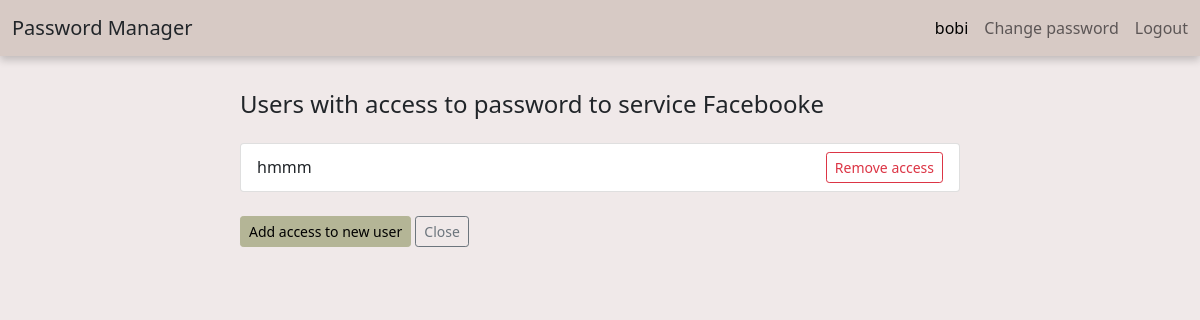
The page /services/1/permissions (signed in) on the database its author committed.
### app/models.py (models this page shows, shortened)
class User(db.Model, UserMixin):
    id = db.Column(db.Integer(), primary_key=True)
    username = db.Column(db.String(length=30), nullable=False, unique=True)
    email_address = db.Column(db.String(length=100), nullable=False, unique=True)
    password_hash = db.Column(db.String(length=60), nullable=False)
    services = db.relationship('UserService', backref='user', lazy=True)
    admin_services = db.relationship('Service', backref='admin', lazy=True)
    @property
    def password(self):
        return self.password_hash

class Service(db.Model):
    id = db.Column(db.Integer(), primary_key=True)
    name = db.Column(db.String(length=50), nullable=False)
    link = db.Column(db.String(length=100))
    status = db.Column(db.String(length=20), nullable=False)
    encrypted_password = db.Column(db.String(length=100), nullable=False)
    password_iv = db.Column(db.String(length=100), nullable=False)
    users = db.relationship('UserService', backref='service', lazy=True)
    admin_id = db.Column(db.Integer(), db.ForeignKey('user.id'), nullable=False)
    show_password = "fake"

class UserService(db.Model):
    user_id = db.Column(db.Integer(), db.ForeignKey('user.id'), primary_key=True)
    service_id = db.Column(db.Integer(), db.ForeignKey('service.id'), primary_key=True)

### app/routes.py (the view)
@app.route('/services/<int:service_id>/permissions')
@login_required
def permissions_page(service_id):
    service = Service.query.get(service_id)
    if not check_service(service):
        return redirect(url_for('home_page'))
    return render_template('permissions.html', service=service)

### app/models.py (called while the page is built)
@login_manager.user_loader
def load_user(user_id):
    return User.query.get(int(user_id))

### app/routes.py (called while the page is built)
def check_service(service):
    if not service:
        flash('Service does not exist!', category='danger')
        return False
    if service.admin_id != current_user.id:
        flash('Access denied!', category='danger')
        return False
    return True

@app.context_processor
def example():
    def get_sth(sid):
        service = Service.query.get(sid)
        return service.encrypted_password
    return dict(myf=get_sth)

### app/templates/permissions.html (shortened to what this page needs)
{% extends 'base.html' %}
{% block content %}
<div class="permissions-container">
    <h1 class="h4 mb-4">Users with access to password to service {{ service.name }}</h1>
    <ul class="list-group mb-4">
        {% for us in service.users %}
        <li class="list-group-item d-flex justify-content-between align-items-center">
            {{ us.user.username }}
            <form action="{{ url_for('delete_permission', user_id=us.user.id, service_id=service.id) }}" method="POST">
                <input type="submit" class="btn btn-sm btn-outline-danger bg-cancel" value="Remove access">
            </form>
        </li>
        {% endfor %}
    </ul>
    <a class='btn btn-primary btn-sm bg-confirm' href="{{ url_for('add_permission', service_id=service.id) }}"
       role="button">
        Add access to new user
    </a>
    <a class="btn btn-outline-secondary btn-sm bg-cancel" href="{{ url_for('home_page') }}" role="button">Close</a>
</div>
{%  endblock %}

### app/templates/base.html (shortened to what this page needs)
<!doctype html>
<html lang="pl">
<head>
    <link href="https://cdn.jsdelivr.net/npm/bootstrap@5.1.3/dist/css/bootstrap.min.css" rel="stylesheet"
>
    <link rel="stylesheet" href="https://cdn.jsdelivr.net/npm/bootstrap-icons@1.7.2/font/bootstrap-icons.css">
    <link rel="stylesheet" type="text/css" href="{{ url_for('static', filename='main.css') }}">
</head>
<body class="bg-light-creamy">
<nav class="navbar navbar-expand-md bg-creamy nav-shadow fixed-top">
    <div class="container-fluid">
        <span class="navbar-brand mb-0"><a class="navbar-brand link-dark" href="{{ url_for('home_page') }}">Password Manager</a></span>
        {% if current_user.is_authenticated %}
        <div class="navbar-nav">
            <span class="navbar-text me-3 text-creamy">
              {{ current_user.username }}
            </span>
            <a class="logout nav-link px-0 me-3" href="{{ url_for('change_password') }}">Change password</a>
            <a class="logout nav-link px-0" href="{{ url_for('logout_page') }}">Logout</a>
        </div>
        {% endif %}
    </div>
</nav>
{% block content %}
{% endblock %}
</body>
</html>

### app/static/main.css (style rules this page uses)
:root { --main: #D7CAC5; --light-main: #F0E9E9; --text-main: #000000; --btn-primary: #c7b2b2; --btn-primary-hover: #9f8585; --table: #e1dada; --confirm: #B4B596; --confirm-hover: #c5c6a5; --cancel: #ce6c6c; --cancel-hover: #dc8181; }
body { padding-top: 50px!important; }
.permissions-container { margin-right: 20%; margin-left: 20%; margin-top: 40px; }
.bg-confirm.btn-primary, .bg-confirm.btn-primary:focus { background: var(--confirm); border-color: var(--confirm); }
.bg-creamy { background: var(--main); color: var(--text-main); }
.bg-light-creamy { background: var(--light-main); }
.nav-link, .nav-link:visited { color: var(--text-main); }
.logout.nav-link { color: #5C5656; }
.nav-shadow { box-shadow: 0 4px 8px 0 rgba(0, 0, 0, 0.2); }
.btn-primary, .btn-primary:focus { background: var(--btn-primary); border-color: var(--btn-primary); color: var(--text-main); box-shadow: none; }

### rows shown on the page
User: username "bobi"
Service: name "Facebooke"
UserService: user.username "hmmm"
